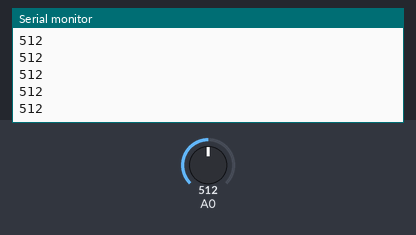
A sketch run on a simulated Arduino Uno, built with avr-gcc and run on an emulated ATmega328P. On the bench: the last lines printed to the serial monitor. Inputs (shaded band) come from the test bench; at power-on: A0 = 512.

Above: at 1.2 s.
1.3 s: A0 set to 716
At 1.31 s:
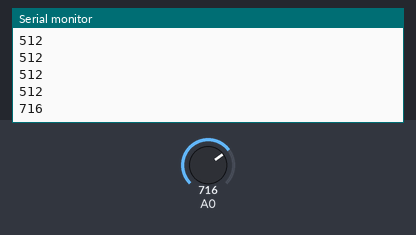
2.8 s: A0 set to 900
At 2.81 s:
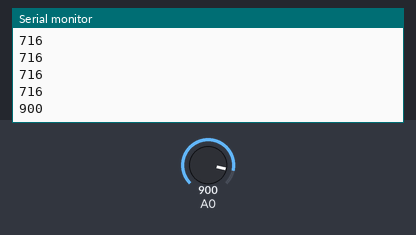
Timing chart, 0 to 5.8 s (numbered marks = the images above; inputs shaded):
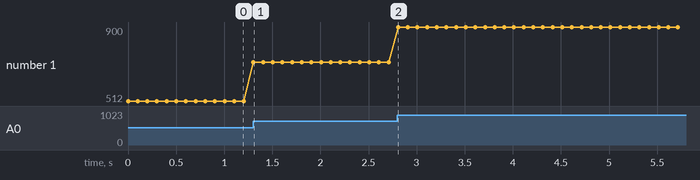

The sketch:

Analog_Read.ino
```cpp
#include <Servo.h>


int sensorRead;

void setup()
{


 Serial.begin(9600);
}

void loop()
{
  sensorRead = analogRead(A0);
  Serial.println(sensorRead);
  delay(100);

}
```

Measured:
- after the input at 1.3 s, the serial monitor: prints a new line at once (image 1)
- after the input at 2.8 s, the serial monitor: prints a new line at once (image 2)
- plotted number 1: 512 → 716 after the input at 1.3 s, 716 → 900 after the input at 2.8 s
